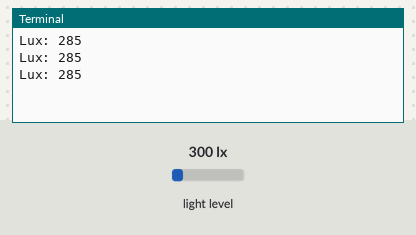
Bench run of a program on a simulated Raspberry Pi (BCM pin numbers). Shown: the last lines printed to the terminal. Inputs (shaded band) come from the test bench; at power-on: light level 300 lx.

Above: at 2.2 s.
2.3 s: light level set to 40 lx
At 2.9 s:
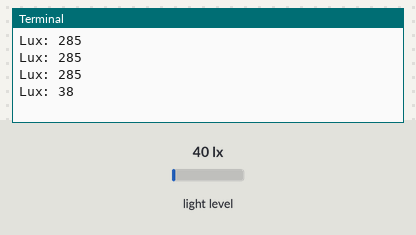
3.8 s: light level set to 500 lx
At 4.4 s:
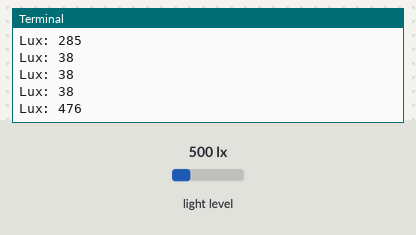
Timing chart, 0 to 6.8 s (numbered marks = the images above; inputs shaded):
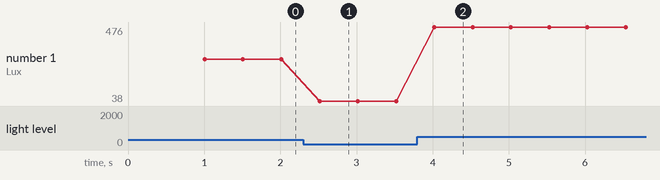

The program:

TSL2591.py
```python
#环境光
#sudo python3 TSL2591.py
import sys
import time
import math
import smbus
import RPi.GPIO as GPIO

ADDR                = (0x29)
COMMAND_BIT         = (0xA0)
ENABLE_REGISTER     = (0x00)
ENABLE_POWERON      = (0x01)
ENABLE_POWEROFF     = (0x00)
ENABLE_AEN          = (0x02)
ENABLE_AIEN         = (0x10)
ENABLE_SAI          = (0x40)
ENABLE_NPIEN        = (0x80)
CONTROL_REGISTER    = (0x01)
SRESET              = (0x80)
AILTL_REGISTER      = (0x04)
AILTH_REGISTER      = (0x05)
AIHTL_REGISTER      = (0x06)
AIHTH_REGISTER      = (0x07)
NPAILTL_REGISTER    = (0x08)
NPAILTH_REGISTER    = (0x09)
NPAIHTL_REGISTER    = (0x0A)
NPAIHTH_REGISTER    = (0x0B)
PERSIST_REGISTER    = (0x0C)
ID_REGISTER         = (0x12)
STATUS_REGISTER     = (0x13)
CHAN0_LOW           = (0x14)
CHAN0_HIGH          = (0x15)
CHAN1_LOW           = (0x16)
CHAN1_HIGH          = (0x17)
LUX_DF = 408.0
LUX_COEFB = 1.64
LUX_COEFC = 0.59
LUX_COEFD = 0.86
LOW_AGAIN           = (0X00)
MEDIUM_AGAIN        = (0X10)
HIGH_AGAIN          = (0X20)
MAX_AGAIN           = (0x30)
ATIME_100MS         = (0x00)
ATIME_200MS         = (0x01)
ATIME_300MS         = (0x02)
ATIME_400MS         = (0x03)
ATIME_500MS         = (0x04)
ATIME_600MS         = (0x05)
MAX_COUNT_100MS     = (36863)
MAX_COUNT           = (65535)
INI_PIN = 23

class TSL2591:
	def __init__(self, address=ADDR):
		self.i2c = smbus.SMBus(1)
		self.address = address

		# 初始化GPIO设置，设置使用的引脚模式和警告
		GPIO.setmode(GPIO.BCM)
		GPIO.setwarnings(False)
		GPIO.setup(INI_PIN, GPIO.IN)

		self.ID = self.Read_Byte(ID_REGISTER)
		if(self.ID != 0x50):
			print("ID = 0x%x"%self.ID)
			sys.exit()

		#初始化TSL2591传感器的设置
		self.Write_Byte(ENABLE_REGISTER, ENABLE_AIEN | ENABLE_POWERON | ENABLE_AEN | ENABLE_NPIEN)
		self.IntegralTime = ATIME_200MS
		self.Gain = MEDIUM_AGAIN
		self.Write_Byte(CONTROL_REGISTER, self.IntegralTime | self.Gain)
		self.Write_Byte(PERSIST_REGISTER, 0x01)

		#将原始计数转换为光照强度
		atime = 100.0 * self.IntegralTime + 100.0
		again = 1.0
		if self.Gain == MEDIUM_AGAIN:
			again = 25.0
		elif self.Gain == HIGH_AGAIN:
			again = 428.0
		elif self.Gain == MAX_AGAIN:
			again = 9876.0
		self.Cpl = (atime * again) / LUX_DF

	def Read_Byte(self, Addr):
		Addr = (COMMAND_BIT | Addr) & 0xFF
		return self.i2c.read_byte_data(self.address, Addr)
	#从指定地址读取单个字节的数据

	def Write_Byte(self, Addr, val):
		Addr = (COMMAND_BIT | Addr) & 0xFF
		self.i2c.write_byte_data(self.address, Addr, val & 0xFF)
	#向指定地址写入单个字节的数据

	def Read_2Channel(self):
		CH0L = self.Read_Byte(CHAN0_LOW)
		CH0H = self.Read_Byte(CHAN0_LOW + 1)
		CH1L = self.Read_Byte(CHAN0_LOW + 2)
		CH1H = self.Read_Byte(CHAN0_LOW + 3)
		#读取通道0和通道1的低字节（CH0L和CH1L）和高字节（CH0H和CH1H）的数
		full = (CH0H << 8)|CH0L
		ir = (CH1H << 8)|CH1L
		return full,ir#将完整的通道0的数据值（full）和通道1的数据值（ir）作为元组返回
	#用于读取两个通道的数据值

	def Lux(self):
		status = self.Read_Byte(0x13) #调用Read_Byte()方法读取0x13地址的数据，保存在变量status中
		if(status & 0x10): #判断状态寄存器中的特定位是否被设置
			self.Write_Byte(0xE7, 0x13)
		full, ir = self.Read_2Channel()
		if full == 0xFFFF or ir == 0xFFFF: #如果其中任一通道的数据值为0xFFFF（表示数据溢出），则抛出运行时错误
			raise RuntimeError('Numerical overflow!')
		lux = ((full-ir) * (1.00 - (ir/full))) / self.Cpl #光照传感器的计算公式，使用数据值计算光照强度（Lux）
		return lux
	#计算光照强度（Lux）

	def SET_LuxInterrupt(self, SET_LOW, SET_HIGH):
		full, ir = self.Read_2Channel()
		set0dataL = int(SET_LOW * self.Cpl + ir)
		set0dataH = int(SET_HIGH * self.Cpl + ir)

		self.Write_Byte(AILTL_REGISTER, set0dataL & 0xFF)
		self.Write_Byte(AILTH_REGISTER, set0dataL >> 8)

		self.Write_Byte(AIHTL_REGISTER, set0dataH & 0xFF)
		self.Write_Byte(AIHTH_REGISTER, set0dataH >> 8)
	#根据给定的低阈值和高阈值，计算对应的光照强度值，并将结果写入相应的寄存器中，用于设置光照强度中断的阈值


if __name__ == '__main__':
	sensor = TSL2591()
	sensor.SET_LuxInterrupt(20, 200)
	time.sleep(1)
	try:
		while True:
			lux = sensor.Lux()
			print("Lux: %d" %lux)
			time.sleep(0.5)

	except KeyboardInterrupt:
		exit()
#在当前脚本被直接执行时才会执行这个代码块
```

Measured:
- after the input at 2.3 s, the terminal: prints a new line after 0.21 s (image 1)
- after the input at 3.8 s, the terminal: prints a new line after 0.22 s (image 2)
- plotted number 1: 285 → 38 after the input at 2.3 s, 38 → 476 after the input at 3.8 s
